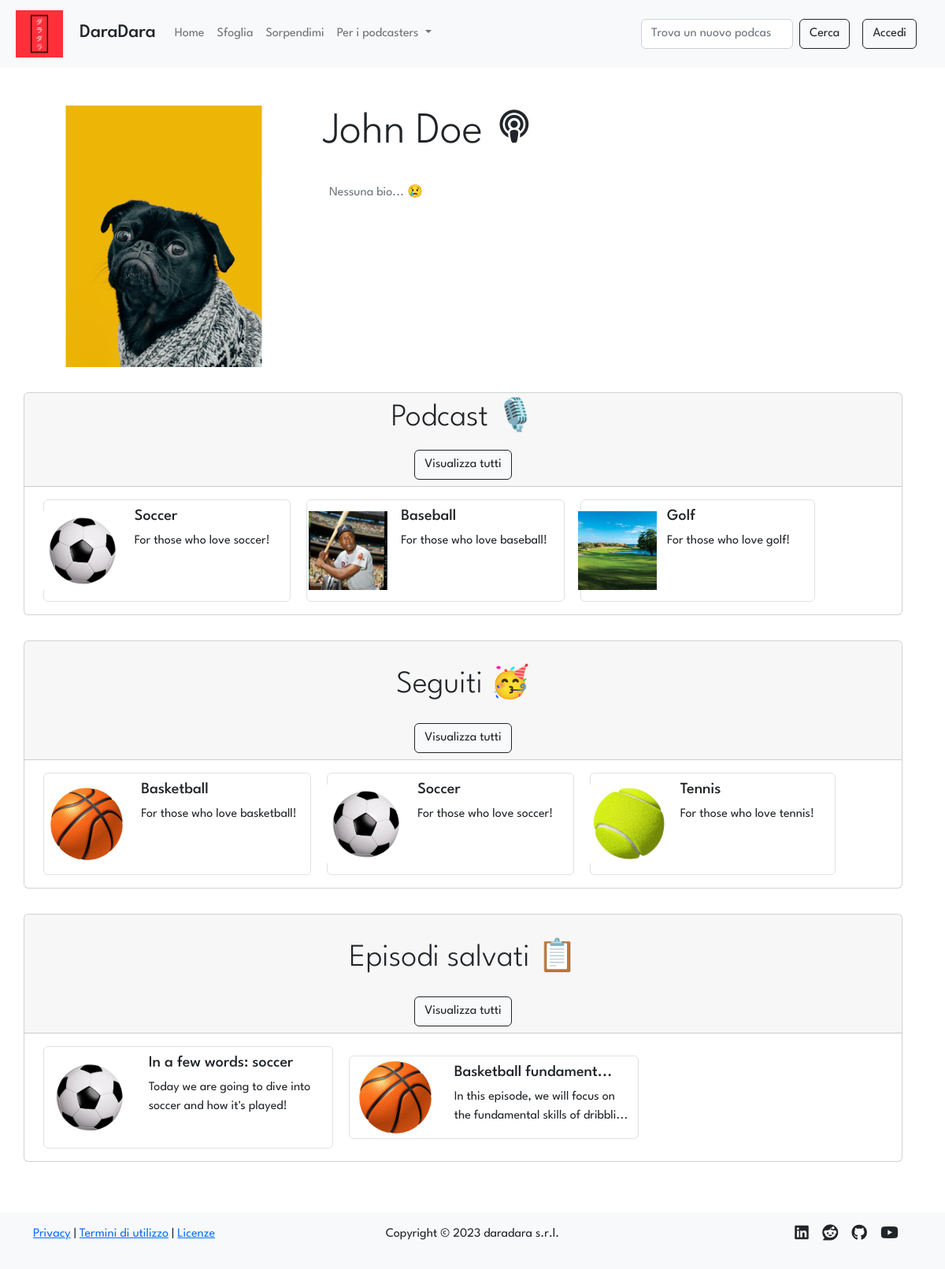
The app's page /profile/1 with its own data.
### tables this page shows
CREATE TABLE "users" (
	"id"	INTEGER NOT NULL UNIQUE,
	"email"	TEXT NOT NULL UNIQUE,
	"password"	TEXT NOT NULL,
	"name"	TEXT NOT NULL,
	"surname"	TEXT NOT NULL,
	"propic"	TEXT NOT NULL,
	"priv_owned"	INTEGER NOT NULL DEFAULT 0,
	"priv_follows"	INTEGER NOT NULL DEFAULT 0,
	"priv_saves"	INTEGER NOT NULL DEFAULT 0,
	"bio"	TEXT,
	PRIMARY KEY("id" AUTOINCREMENT)
);

CREATE TABLE "podcasts" (
	"id"	INTEGER NOT NULL UNIQUE,
	"title"	TEXT NOT NULL UNIQUE,
	"desc"	TEXT NOT NULL,
	"img"	TEXT NOT NULL,
	"id_user"	INTEGER NOT NULL,
	"category"	TEXT,
	PRIMARY KEY("id" AUTOINCREMENT),
	FOREIGN KEY("id_user") REFERENCES "users"("id")
);

CREATE TABLE "follows" (
	"id_user"	INTEGER NOT NULL,
	"id_podcast"	INTEGER NOT NULL,
	"timestamp"	TEXT NOT NULL DEFAULT 'NO_TIMESTAMP',
	FOREIGN KEY("id_user") REFERENCES "users"("id"),
	PRIMARY KEY("id_user","id_podcast")
);

CREATE TABLE "episodes" (
	"id"	INTEGER NOT NULL UNIQUE,
	"title"	TEXT NOT NULL,
	"description"	TEXT NOT NULL,
	"audio"	TEXT NOT NULL,
	"timestamp"	TEXT NOT NULL,
	"id_podcast"	INTEGER NOT NULL,
	FOREIGN KEY("id_podcast") REFERENCES "podcasts"("id"),
	PRIMARY KEY("id" AUTOINCREMENT)
);

### app.py (the view)
@app.route('/profile/<int:id>')
def profile(id: int):
    user = dao.get_user(id)
    if not user:
        flash(message='L\'utente cercato non esiste', category='warning')
        return redirect(session.get('previous_url', '/'))
    podcasts = dao.get_podcasts_by_user(id_user=id)
    follows = dao.get_follows_join_podcasts(id_user=id)
    saves = dao.get_saves_join_episodes_podcasts(id_user=id)
    privacy = [dao.get_priv_owned(id), dao.get_priv_follows(id), dao.get_priv_saves(id)]
    creators = dao.get_creators()
    is_creator = False
    if creators:
        for creator in creators:
            if creator['id'] == user['id']:
                is_creator = True
    is_owner = False
    if current_user.is_authenticated and current_user.id == id: # type: ignore
        is_owner = True
    session['previous_url'] = request.url
    return render_template('profile.html', user=user, podcasts=podcasts, follows=follows, saves=saves, privacy=privacy, is_creator=is_creator, is_owner=is_owner)

### templates/profile.html (shortened to what this page needs)
{% extends 'layout.html' %}
{% block stylesheets %} <link rel="stylesheet" href="{{url_for('static', filename='stylesheets/profile.css')}}"> {% endblock %}
{% block content %}
<header class="row">
    <div class="row col-12 col-lg-4 d-flex justify-content-center align-items-center">
        <img src="{{url_for('static', filename='uploads/images/propics/{0}{1}'.format(user.id, user.propic))}}" alt="Immagine del profilo di {{user.name}}" class="img-fluid rounded-4">
    </div>
    <section class="col">
        <h1 class="row display-4 mt-3 mt-lg-0 mb-3 mx-lg-0 mx-2">
            <p class="text-nowrap text-center text-lg-start">{{user.name}} {{user.surname}}
                {% if is_creator %}
                <i class="ms-2 fa-solid fa-podcast fa-xs"></i>
                {% endif %}
            </p>
        </h1>
        <div class="row mx-lg-0 mx-2 ps-2">
            {% if not user.bio %}
                {% if is_owner %}
                <p class="text-muted">
                    Nessuna bio... 😢 <a class="vanilla-a" data-bs-toggle="modal" data-bs-target="#editBio"> vuoi aggiungerne una?</a>
                </p>
                {% else %}
                <p class="text-muted">
                    Nessuna bio... 😢
                </p>
                {% endif %}
            {% else %}
                <p class="text-center text-lg-start">{{user.bio}}
                    {% if is_owner %}
                        <a data-bs-toggle="modal" data-bs-target="#editBio" class="vanilla-a"><i class="ms-2">Modifica bio</i><i class="fa-solid fa-pen-to-square ms-2"></i></a>
                    {% endif %}
                </p>
            {% endif %}
        </div>
    </section>
</header>
<main class="row mt-lg-3">
    {% if is_owner or (is_creator and privacy[0] == 0) %}
    <div class="row mt-3">
        <div id="owned" class="card mb-3 mx-lg-0 mx-2 p-0">
            <div class="row g-0">
                <div class="col-12 col-xxl-3 card-header d-flex flex-column justify-content-evenly align-items-center display-6">
                    <p class="row text-nowrap text-wrapper">Podcast 🎙️</p>
                    {% if is_creator %}
                    <div class="row g-5">
                            <a href="{{url_for('owned', id=user.id)}}" class="col btn btn-light btn-outline-dark text-nowrap">Visualizza tutti</a>
                    </div>
                    {% endif %}
                </div>
                <div class="col">
                    <div class="card-body row g-2">
                        {% if is_creator %}
                        <div class="card-scroll">
                            {% for podcast in podcasts[:5] %}
                            <a href="{{url_for('podcast', id=podcast.id)}}" class="d-inline-block mx-2 border rounded-2 px-2">
                                <div class="row">
                                <div class="col-4 d-flex align-items-center justify-content-center">
                                    <img src="{{url_for('static', filename='uploads/images/covers/{0}{1}'.format(podcast.id, podcast.img))}}" class="im-card img-fluid" alt="Card image" style="max-width: 100px;">
                                </div>
                                <div class="col-8 mt-2" style="max-width: 250px;">
                                    {% if podcast.title|length > 23 %}
                                        <h5 class="text-wrap text-break">{{podcast.title[:20]}}...</h5>
                                    {% else %}
                                        <h5 class="text-wrap text-break">{{podcast.title}}</h5>
                                    {% endif %}
                                    {% if podcast.desc|length > 70 %}
                                        <p class="text-wrap text-break">{{podcast.desc[:67]}}...</p>
                                    {% else %}
                                        <p class="text-wrap text-break" style="min-height: 72px;">{{podcast.desc}}</p>
                                    {% endif %}
                                </div>
                                </div>
                            </a>
                            {% endfor %}
                        </div>
                        {% else %}
                            <h5 class="card-title mb-0">Nulla da vedere! 👀</h5>
                            <p class="card-text">Diventa un podcaster per pubblicare il tuo primo podcast!</p>
                        {% endif %}
                    </div>
                </div>
            </div>
        </div>
    </div>
    {% endif %}
    {% if is_owner or (not is_owner and privacy[1] == 0) %}
    <div class="row mt-3">
        <div id="follows" class="card mb-3 mx-lg-0 mx-2 p-0">
            <div class="row g-0">
                <div class="col-12 col-xxl-3 card-header d-flex flex-column justify-content-evenly align-items-center display-6">
                    <div class="row my-4 d-flex justify-content-center align-items-center">
                        <p class="text-nowrap text-center mb-0">Seguiti 🥳</p>
                    </div>
                    {% if is_owner %}
                        <div class="row g-5">
                            <a href="{{url_for('privatize_follows', id=user.id)}}" class="col d-flex justify-content-center align-items-center"><i class="fa-solid fa-eye{% if privacy[1]==1 %}-slash{% endif %} fa-xxs"></i></a>
                            {% if follows|length > 0 %}
                                <a href="{{url_for('follows', id=user.id)}}" class="col btn btn-light btn-outline-dark text-nowrap">Visualizza tutti</a>
                            {% elif follows|length == 0 and is_owner %}
                                <a href="{{url_for('categories')}}" class="col btn btn-light btn-outline-dark text-nowrap">Trova podcasts</a>
                            {% endif %}
                        </div>
                    {% else %}
                        {% if follows|length > 0 %}
                        <div class="row g-5">
                            <a href="{{url_for('follows', id=user.id)}}" class="col btn btn-light btn-outline-dark text-nowrap">Visualizza tutti</a>
                        </div>
                        {% elif follows|length == 0 and is_owner %}
                        <div class="row g-5">
                            <a href="{{url_for('categories')}}" class="col btn btn-light btn-outline-dark text-nowrap">Trova podcasts</a>
                        </div>
                        {% endif %}
                    {% endif %}
                </div>
                <div class="col">
                    <div class="card-body row g-2">
                        {% if follows %}
                        <div class="card-scroll">
                            {% for follow in follows[:5] %}
                            <a class="d-inline-block mx-2 border rounded-2 px-2" href="{{url_for('podcast', id=follow.id_podcast)}}">
                                <div class="row">
                                    <div class="col-4 d-flex align-items-center justify-content-center">
                                        <img src="{{url_for('static', filename='uploads/images/covers/{0}{1}'.format(follow.id, follow.img))}}" class="img-fluid" alt="Card image" style="max-width: 100px;">
                                    </div>
                                    <div class="col-8 mt-2" style="max-width: 250px;">
                                        {% if follow.title|length > 23 %}
                                            <h5 class="text-wrap text-break">{{follow.title[:20]}}...</h5>
                                        {% else %}
                                            <h5 class="text-wrap text-break">{{follow.title}}</h5>
                                        {% endif %}
                                        {% if follow.desc|length > 70 %}
                                            <p class="text-wrap text-break">{{follow.desc[:67]}}...</p>
                                        {% else %}
                                            <p class="text-wrap text-break" style="min-height: 72px;">{{follow.desc}}</p>
                                        {% endif %}
                                    </div>
                                </div>
                            </a>
                            {% endfor %}
                        </div>
                        {% endif %}
                    </div>
                </div>
            </div>
        </div>
    </div>
    {% endif %}
    {% if is_owner or (not is_owner and privacy[2] == 0) %}
    <div class="row mt-3">
        <div id="saves" class="card mb-3 mx-lg-0 mx-2 p-0">
            <div class="row g-0">
                <div class="col-12 col-xxl-3 card-header d-flex flex-column justify-content-evenly align-items-center display-6">
                    <div class="row my-4 d-flex justify-content-center align-items-center">
                        <p class="text-nowrap text-center mb-0">Episodi salvati 📋</p>
                    </div>
                    {% if is_owner %}
                        <div class="row g-5">
                            <a href="{{url_for('privatize_saves', id=user.id)}}" class="col d-flex justify-content-center align-items-center"><i class="fa-solid fa-eye{% if privacy[2]==1 %}-slash{% endif %} fa-xxs"></i></a>
                            {% if saves|length > 0 %}
                                <a href="{{url_for('saves', id=user.id)}}" class="col btn btn-light btn-outline-dark text-nowrap">Visualizza tutti</a>
                            {% elif saves|length == 0 and is_owner %}
                                <a href="{{url_for('categories')}}" class="col btn btn-light btn-outline-dark text-nowrap">Trova podcasts</a>
                            {% endif %}
                        </div>
                    {% else %}
                        {% if saves|length > 0 %}
                        <div class="row g-5">
                            <a href="{{url_for('saves', id=user.id)}}" class="col btn btn-light btn-outline-dark text-nowrap">Visualizza tutti</a>
                        </div>
                        {% elif saves|length == 0 and is_owner %}
                        <div class="row g-5">
                            <a href="{{url_for('categories')}}" class="col btn btn-light btn-outline-dark text-nowrap">Trova podcasts</a>
                        </div>
                        {% endif %}
                    {% endif %}
                </div>
                <div class="col">
                    <div class="card-body g-2">
                        {% if saves %}
                        <div class="card-scroll">
                            {% for save in saves[:5] %}
                            <a href="{{url_for('episode', id_pod=save.id, id_ep=save.ep_id)}}" class="d-inline-block mx-2 border rounded-2 px-2">
                                <div class="row">
                                    <div class="col-4 d-flex align-items-center justify-content-center">
                                        <img src="{{url_for('static', filename='uploads/images/covers/{0}{1}'.format(save.id, save.img))}}" class="img-fluid" alt="Card image" style="max-width: 100px;">
                                    </div>
                                    <div class="col-8 mt-2" style="max-width: 250px;">
                                        {% if save.title|length > 23 %}
                                            <h5 class="text-wrap text-break">{{save.title[:20]}}...</h5>
                                        {% else %}
                                            <h5 class="text-wrap text-break">{{save.title}}</h5>
                                        {% endif %}
                                        {% if save.desc|length > 70 %}
                                            <p class="text-wrap text-break">{{save.desc[:67]}}...</p>
                                        {% else %}
                                            <p class="text-wrap text-break" style="min-height: 72px;">{{save.desc}}</p>
                                        {% endif %}
                                    </div>
                                </div>
                            </a>
                            {% endfor %}
                        </div>
                        {% endif %}
                    </div>
                </div>
            </div>
        </div>
    </div>
    {% endif %}
</main>
{% endblock %}

### records on screen
users: id+propic (picture), name "John", surname "Doe"
podcasts: id+img (picture), title "Soccer", desc "For those who love soccer!"
podcasts: id+img (picture), title "Baseball", desc "For those who love baseball!"
podcasts: id+img (picture), title "Golf", desc "For those who love golf!"
follows: img (picture), title "Basketball", desc "For those who love basketball!"
follows: img (picture), title "Soccer", desc "For those who love soccer!"
follows: img (picture), title "Tennis", desc "For those who love tennis!"
episodes: img (picture), title "In a few words: soccer", desc "Today we are going to dive into soccer and how it's played!"
episodes: img (picture), title "Basketball fundament", description "In this episode, we will focus on the fundamental skills of dribbli"
